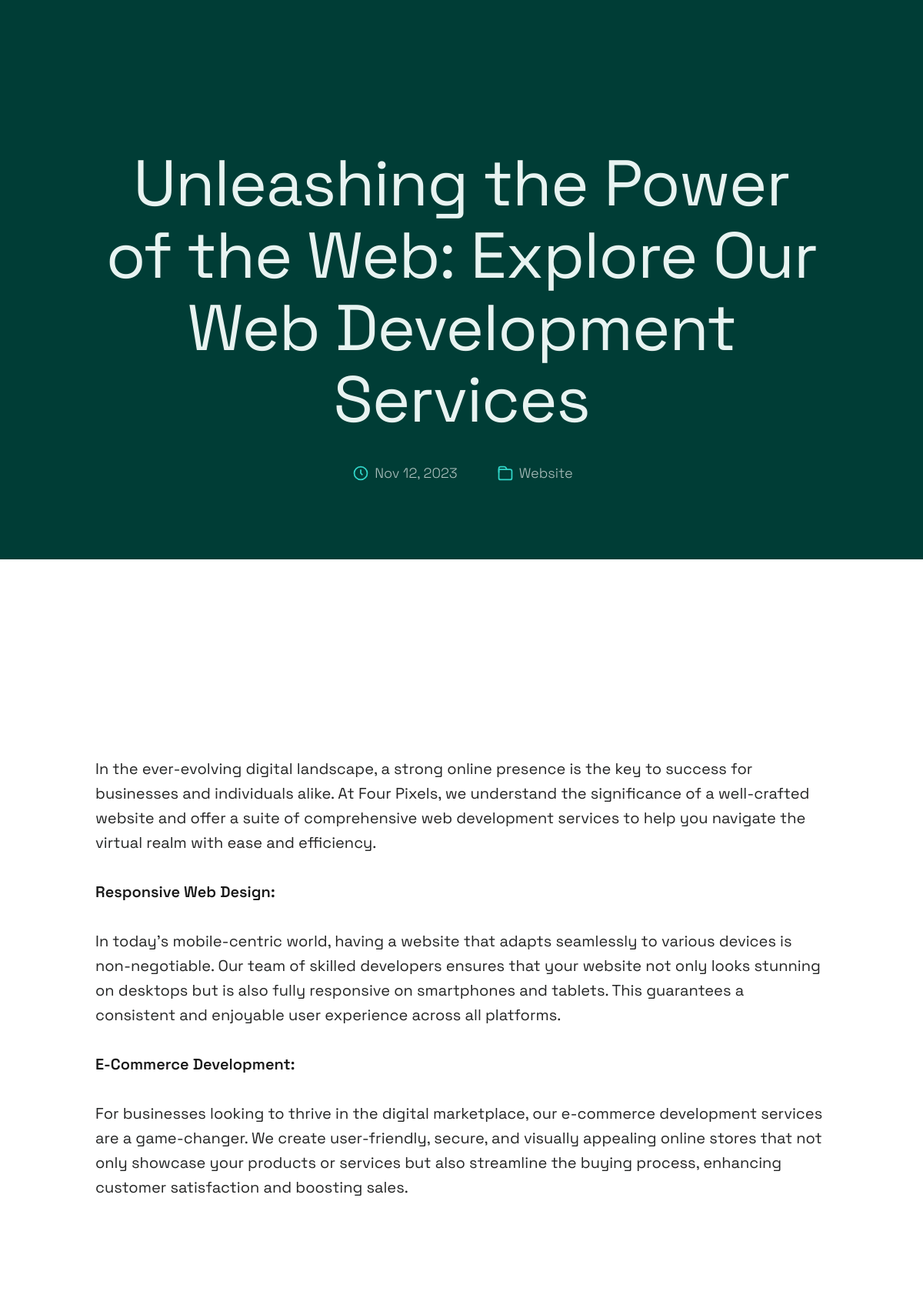
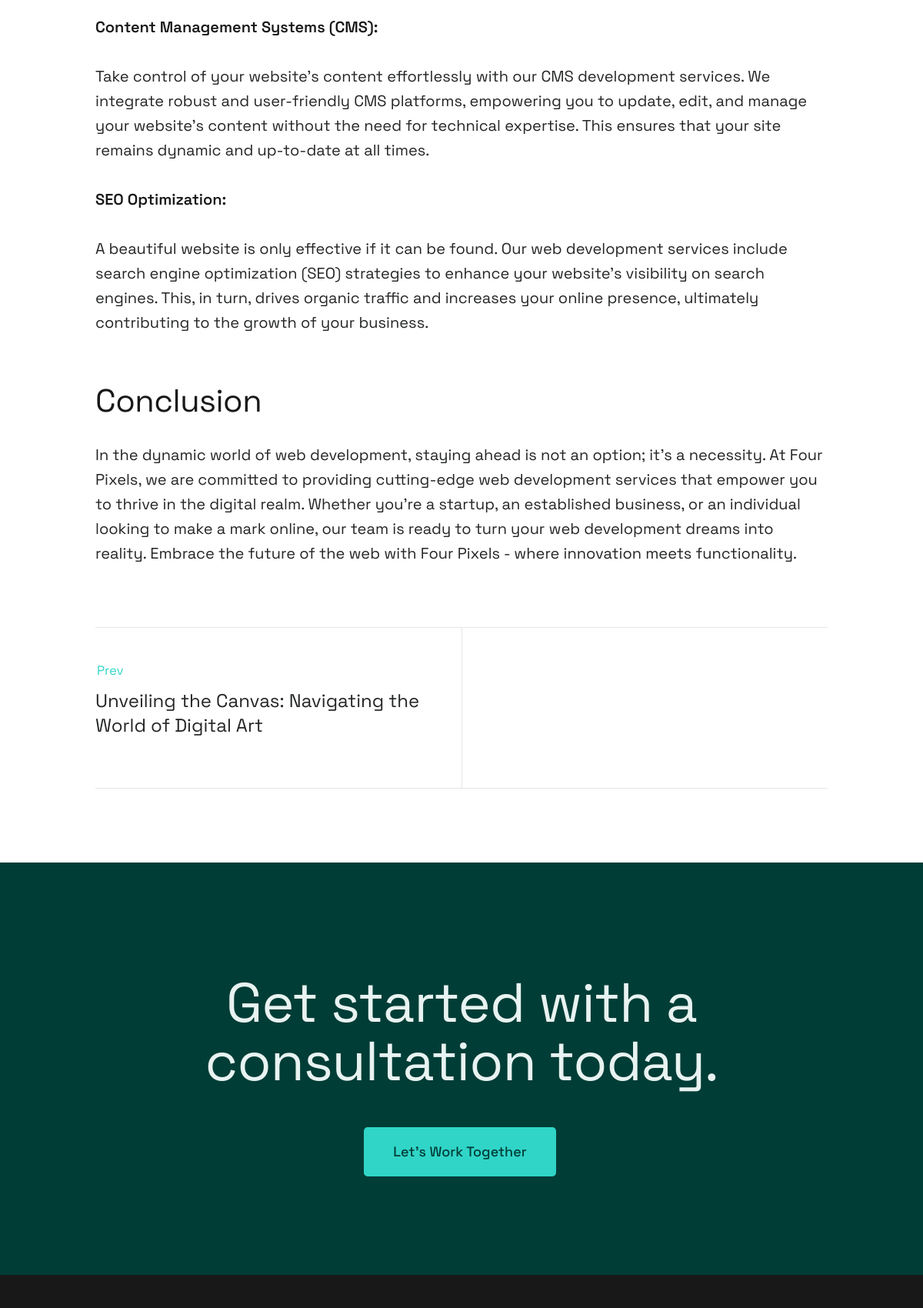
The app's page /blog/unleashing-the-power-of-the-web-explore-our-web-development-services/ (upper part) with its own data (2 pictures, top to bottom).
### website/models.py (models this page shows, shortened)
class Blog(models.Model):
    title = models.CharField(max_length=200, blank=True, null=True)
    introduction = models.TextField(blank=True, null=True)
    paragraph_1 = models.TextField(blank=True, null=True)
    paragraph_2 = models.TextField(blank=True, null=True)
    paragraph_3 = models.TextField(blank=True, null=True)
    conclusion = models.TextField(blank=True, null=True)
    tags = models.TextField(blank=True, null=True)
    author = models.CharField(max_length=50, blank=True, null=True)
    category = models.CharField(max_length=50, blank=True, null=True)
    blog_image = models.ImageField(default="blog.jpg", blank=True, null=True)
    pub_date = models.DateTimeField(auto_now_add=True, blank=True, null=True)
    summary = models.TextField(blank=True, null=True)
    slug = models.SlugField(unique=True, null=True, blank=True)

### website/views.py (the view)
# urls.py: path("blog/<slug:slug>/", views.blog_detail, name="blog_detail"),
def blog_detail(request, slug):
    blog = get_object_or_404(Blog, slug=slug)
    previous_blog, next_blog = get_previous_and_next_blog(blog)
    context = {
        'page_name': f"- {blog.title}",
        'blog': blog,
        'tags': [item.strip() for item in blog.tags.split(',') if item.strip()],
        'previous_blog': previous_blog,
        'next_blog': next_blog,
    }
    return render(request, 'blog_detail.html', context)

### website/views.py (called while the page is built)
def get_previous_and_next_blog(blog):
    blogs = Blog.objects.order_by('-pub_date')
    blog_index = list(blogs).index(blog)
    previous_blog = None
    next_blog = None
    if blog_index > 0:
        previous_blog = blogs[blog_index - 1]
    if blog_index < len(blogs) - 1:
        next_blog = blogs[blog_index + 1]
    return previous_blog, next_blog

### website/templates/blog_detail.html (shortened to what this page needs)
{% extends 'base.html' %} {% load static %} {% block body %}
<article id="content" class="s-content entry">
  <div class="s-pageheader entry__header">
    <div class="row">
      <div class="column xl-12">
        <h1 class="entry__title">{{ blog.title }}</h1>
        <div class="entry__meta">
          <div class="entry__meta-date">
            <svg width="24" height="24" fill="none" viewBox="0 0 24 24">
              <circle
                cx="12"
                cy="12"
                r="7.25"
                stroke="currentColor"
                stroke-width="1.5"
              ></circle>
              <path
                stroke="currentColor"
                stroke-width="1.5"
                d="M12 8V12L14 14"
              ></path>
            </svg>
            {{ blog.pub_date|date:"M d, Y" }}
          </div>
          <div class="entry__meta-cat">
            <span class="cat-links">
              <a href="">{{ blog.category }}</a>
            </span>
          </div>
        </div>
      </div>
    </div>
  </div>
  <div class="bg-white s-pagecontent entry__content">
    <div class="row entry__media">
      <div class="column xl-12">
        <figure class="featured-image">
        </figure>
      </div>
    </div>
    <div class="row entry__primary width-narrower">
      <div class="column xl-12">
        <p style="color: #ffffff" class="lead">
          {{ blog.introduction|safe|linebreaks }}
        </p>
        <p class="drop-cap">{{ blog.paragraph_1|safe|linebreaks }}</p>
        <p>{{ blog.paragraph_2|safe|linebreaks }}</p>
        <figure class="alignwide">
        </figure>
        <p>{{ blog.paragraph_3|safe|linebreaks }}</p>
        <h2>Conclusion</h2>
        <p>{{ blog.conclusion|safe|linebreaks }}</p>
        <div class="post-nav">
          <div class="post-nav__prev">
            {% if previous_blog %}
            <a
              href="{% url 'blog_detail' slug=previous_blog.slug %}"
              rel="prev"
            >
              <span>Prev</span>
              {{ previous_blog.title }}
            </a>
            {% else %}
            <a href="{% url 'blog_list'  %}" rel="prev">
              <span>All</span>
              Check more blogs
            </a>
            {% endif %}
          </div>
          <div class="post-nav__next">
          </div>
        </div>
      </div>
    </div>
  </div>
</article>
<section id="cta" class="s-cta">
  <div class="row row-x-center text-center">
    <div class="column xl-8 lg-12">
      <div class="s-cta__content">
        <h2 class="text-display-title">
          Get started with a consultation today.
        </h2>
        <a href="{% url 'contact' %}" class="btn btn--primary"
          >Let's Work Together</a
        >
      </div>
    </div>
  </div>
</section>
{% endblock %}

### records on screen
Blog: title "Unleashing the Power of the Web: Explore Our Web Development Services", pub_date "Nov 12, 2023", category "Website", introduction "In the ever-evolving digital landscape, a strong online presence is the key to success for businesses and individuals alike. At Four Pixels, we understand the significance of a well-crafted website and offer a suite of comprehensive web development services to help you navigate the virtual realm with ease and efficiency.", paragraph_1 "Responsive Web Design: In today's mobile-centric world, having a website that adapts seamlessly to various devices is non-negotiable. Our team of skilled developers ensures that your website not only looks stunning on desktops but is also fully responsive on smartphones and tablets. This guarantees a consistent and enjoyable user experience across all platforms.", paragraph_2 "E-Commerce Development: For businesses looking to thrive in the digital marketplace, our e-commerce development services are a game-changer. We create user-friendly, secure, and visually appealing online stores that not only showcase your products or services but also streamline the buying process, enhancing customer satisfaction and boosting sales.", paragraph_3 "Content Management Systems (CMS): Take control of your website's content effortlessly with our CMS development services. We integrate robust and user-friendly CMS platforms, empowering you to update, edit, and manage your website's content without the need for technical expertise. This ensures that your site remains dynamic and up-to-date at all times. SEO Optimization: A beautiful website is only effective if it can be found. Our web development services include search engine optimization (SEO) strategies to enhance your website's visibility on search engines. This, in turn, drives organic traffic and increases your online presence, ultimately contributing to the growth of your business.", conclusion "In the dynamic world of web development, staying ahead is not an option; it's a necessity. At Four Pixels, we are committed to providing cutting-edge web development services that empower you to thrive in the digital realm. Whether you're a startup, an established business, or an individual looking to make a mark online, our team is ready to turn your web development dreams into reality. Embrace the future of the web with Four Pixels - where innovation meets functionality."
Blog: title "Unveiling the Canvas: Navigating the World of Digital Art"
